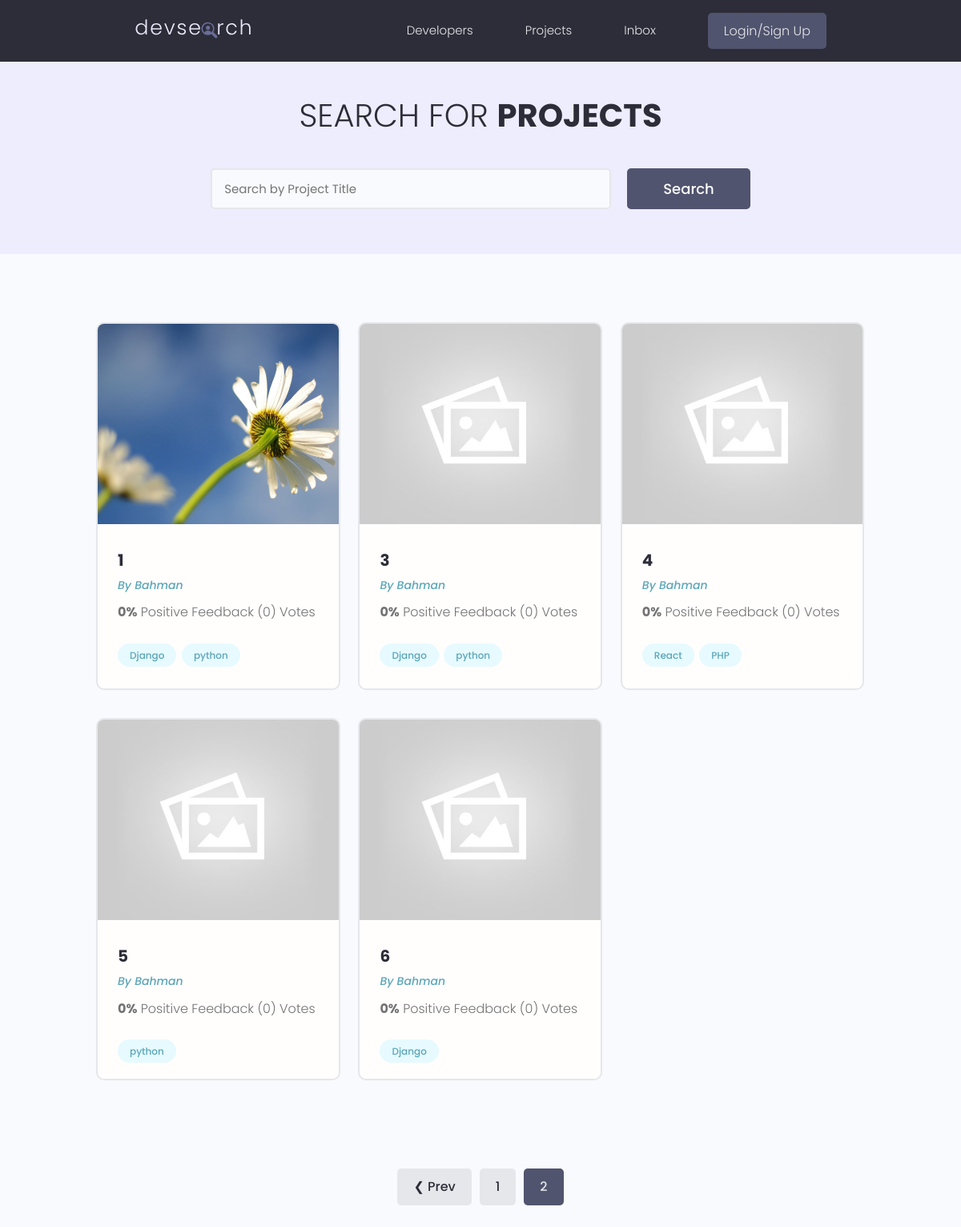
The page /projects/?page=2 on the database as committed earlier.
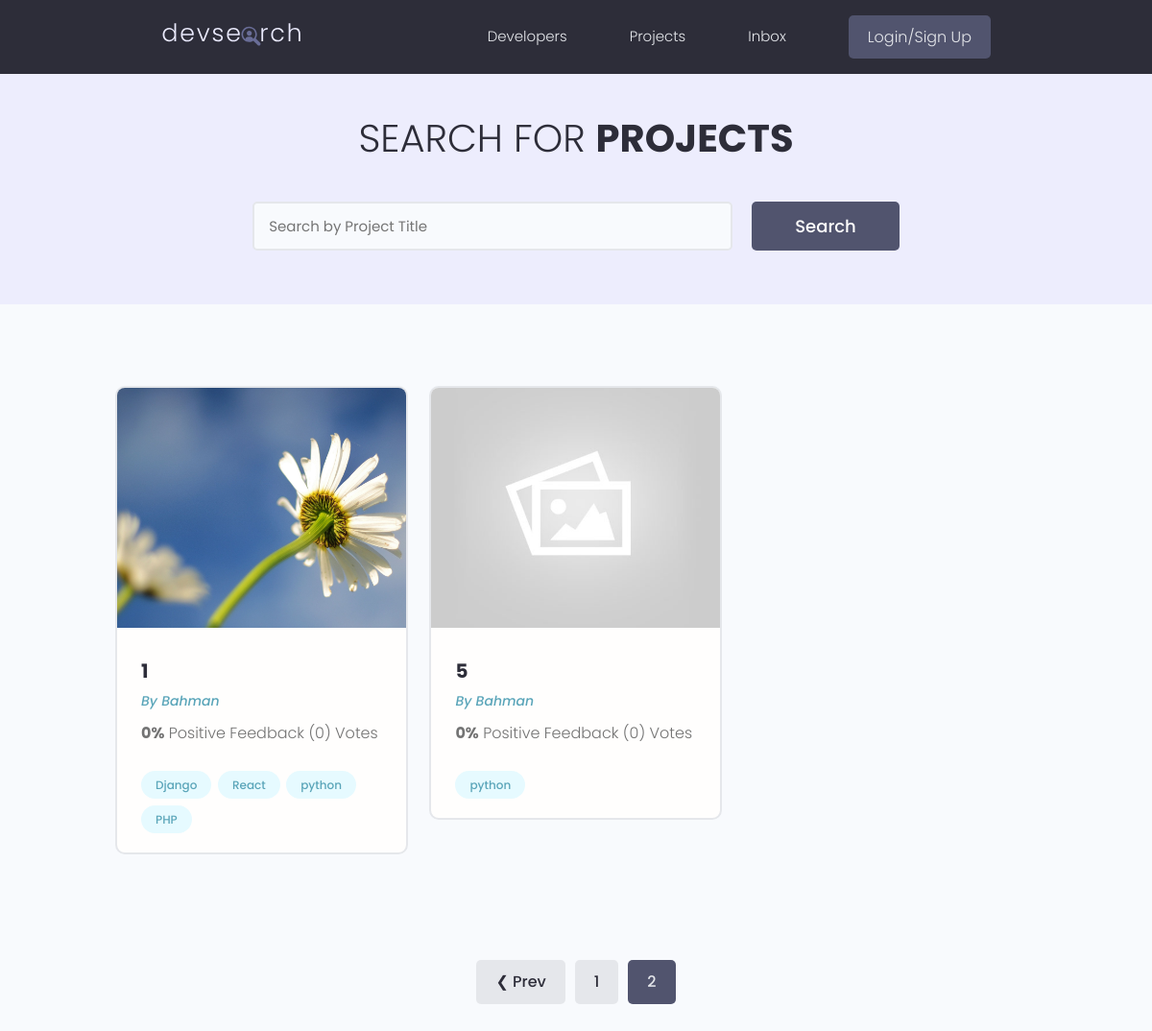
The same page on the database as committed later.
### dev_projects/models.py (models this page shows, shortened)
class Project(models.Model):
    owner = models.ForeignKey(Profile,null=True,blank=True,on_delete=models.SET_NULL,verbose_name='مالک پروژه')
    title = models.CharField(max_length=200,verbose_name='عنوان')
    description = models.TextField(null=True,blank=True,verbose_name='توضیحات')
    featured_image = models.ImageField(null=True,blank=True,default="default.jpg",verbose_name='تصویر')
    demo_link = models.CharField(max_length=2000, null=True,blank=True,verbose_name='دمولینک')
    source_link = models.CharField(max_length=2000, null=True,blank=True,verbose_name='آدرس لینک')
    id = models.UUIDField(default=uuid.uuid4,unique=True,primary_key=True,editable=False)
    created = models.DateTimeField(auto_now_add=True)
    tags = models.ManyToManyField('Tag',blank=True)
    vote_total = models.IntegerField(default=0 ,null=True ,blank=True)
    vote_ratio = models.IntegerField(default=0 ,null=True ,blank=True)
    class Meta:
        ordering = ['-vote_total','-vote_ratio','title']
        verbose_name ='پروژه'
        verbose_name_plural ='بخش پروژه'
    @property
    def imageURL(self):
        try:
            url = self.featured_image.url
        except:
            url = ''
        return url

class Tag(models.Model):
    name = models.CharField(max_length=200,verbose_name = 'نام تگ')
    created = models.DateTimeField(auto_now_add=True,verbose_name = 'زمان ایجاد')
    id = models.UUIDField(default=uuid.uuid4, unique=True, primary_key=True, editable=False)
    def __str__(self):
        return self.name
    class Meta:
        verbose_name = 'تگ'
        verbose_name_plural = ' بخش تگ ها'

### dev_users/models.py (models this page shows, shortened)
class Profile(models.Model):
    user = models.OneToOneField(User,on_delete=models.CASCADE,null=True,blank=True,verbose_name='یوزر')
    name = models.CharField(max_length=200,null=True,blank=True,verbose_name='نام')
    email = models.EmailField(max_length=500,null=True,blank=True,verbose_name='ایمیل')
    short_bio = models.CharField(max_length=200,null=True,blank=True,verbose_name='معرفی کوتاه')
    username = models.CharField(max_length=200,null=True,blank=True,verbose_name='نام کاربری ')
    bio = models.TextField(null=True,blank=True,verbose_name='بیوگرافی')
    location = models.CharField(max_length=200,null=True,blank=True,verbose_name='محل زندگی')
    profile_image = models.ImageField(null=True,blank=True,upload_to='profiles/',default="profiles/user-default.png",verbose_name='عکس پروفایل')
    social_github = models.CharField(max_length=200,null=True,blank=True,verbose_name='گیت هاب')
    social_twitter = models.CharField(max_length=200,null=True,blank=True,verbose_name='توئیتر')
    social_linkedin = models.CharField(max_length=200,null=True,blank=True,verbose_name='لینکدین')
    social_website = models.CharField(max_length=200,null=True,blank=True,verbose_name='وب سایت')
    created = models.DateTimeField(auto_now_add=True, verbose_name='تاریخ ایجاد')
    id = models.UUIDField(default=uuid.uuid4, unique=True, primary_key=True, editable=False)
    class Meta:
        verbose_name = 'یوزر'
        verbose_name_plural = 'پروفایل'
        ordering = ['created']

### dev_projects/views.py (the view)
# urls.py: path('projects/',include('dev_projects.urls')),
def projects(request):
    projects,search_query= projectSearch(request)
    custom_range,projects = paginatorProject(request,projects,6)
    context ={'projects':projects,'search_query':search_query,'custom_range':custom_range}
    return render(request,'projects/projects.html',context)

### dev_projects/utils.py (called while the page is built)
def paginatorProject(request,projects,results):
    page =request.GET.get('page')
    paginator = Paginator(projects,results)
    try:
        projects = paginator.page(page)
    except PageNotAnInteger:
        page = 1
        projects =paginator.page(page)
    except EmptyPage:
        page = paginator.num_pages
        projects = paginator.page(page)
    leftIndex =(int(page) - 1)
    if leftIndex < 1 :
        leftIndex = 1
    rightIndex =(int(page) + 2)
    if rightIndex > paginator.num_pages:
        rightIndex = paginator.num_pages + 1
    custom_range = range(leftIndex,rightIndex)
    return custom_range,projects

def projectSearch(request):
    search_query =''
    if request.GET.get('search_query'):
        search_query = request.GET.get('search_query')
    tags = Tag.objects.filter(name__icontains=search_query)
    projects = Project.objects.distinct().filter(
        Q(title__icontains=search_query)|
        Q(description__icontains=search_query)|
        Q(owner__name__icontains=search_query)|
        Q(tags__in=tags)
    )
    return projects,search_query

### dev_projects/templates/projects/projects.html (shortened to what this page needs)
{% extends 'Shared/main.html' %}
{% load static  %}
{% block content %}
  <main class="projects">
    <section class="hero-section text-center">
      <div class="container container--narrow">
        <div class="hero-section__box">
          <h2>Search for <span>Projects</span></h2>
        </div>
        <div class="hero-section__search">
          <form class="form" action="{% url 'projects' %}" method="get">
            <div class="form__field">
              <input class="input input--text" id="formInput#search" type="text" name="search_query"
                     value="{{ search_query }}"
                placeholder="Search by Project Title" />
            </div>
            <input class="btn btn--sub btn--lg" type="submit" value="Search" />
          </form>
        </div>
      </div>
    </section>
{% if projects %}
    <section class="projectsList">
      <div class="container">
        <div class="grid grid--three">
            {% for project in projects %}
          <div class="column">
            <div class="card project">
              <a href="{% url 'single-project' project.id %}" class="project">
                <img class="project__thumbnail" src="{{ project.imageURL }}" alt="project thumbnail" />
                <div class="card__body">
                  <h3 class="project__title">{{ project.title }}</h3>
                  <p><a class="project__author" href="{% url 'single-project' project.id %}">By {{ project.owner.name}}</a></p>
                  <p class="project--rating">
                    <span style="font-weight: bold;">{{ project.vote_ratio }}%</span> Positive
                    Feedback ({{ project.vote_total }}) Vote{{ project.vote_total|pluralize:"s" }}
                  </p>
                  <div class="project__tags">
                      {% for tag in project.tags.all %}
                    <span class="tag tag--pill tag--main">
                      <small>{{ tag }}</small>
                    </span>
                      {% endfor  %}
                  </div>
                </div>
              </a>
            </div>
          </div>
             {% endfor %}
        </div>
      </div>
    </section>
{% else %}
  <h3 class="devInfo__title">Sorry We Couldn't Find Any projects : {{ search_query }} 😵 </h3>
  {% endif %}
    {% include 'Shared/pagination.html' with queryset=projects custom_range=custom_range %}
  </main>
</body>
{% endblock %}

### templates/Shared/main.html (shortened to what this page needs)
<!DOCTYPE html>
{% load static %}
<html lang="en">
<head>
  <link rel="stylesheet" href="https://cdn.iconmonstr.com/1.3.0/css/iconmonstr-iconic-font.min.css" />
  <link rel="stylesheet" href="{% static 'uikit/styles/uikit.css' %}" />
  <link rel="stylesheet" href="{% static 'styles/app.css' %}" />
</head>
<body>
{% include 'Shared/navbar.html' %}
{% block content %}
{% endblock content %}
</body>
</html>

### templates/Shared/navbar.html (shortened to what this page needs)
{% load static %}
<header class="header">
    <div class="container container--narrow">
        <a href="{% url 'profiles' %}" class="header__logo">
            <img src="{% static 'images/logo.svg' %}" alt="DevSearch Logo"/>
        </a>
        <nav class="header__nav">
            <ul class="header__menu">
                <li class="header__menuItem"><a href="{% url 'profiles' %}">Developers</a></li>
                <li class="header__menuItem"><a href="{% url 'projects' %}">Projects</a></li>
                <li class="header__menuItem"><a href="{% url 'inbox' %}">Inbox</a></li>
                {% if request.user.is_authenticated %}
                    <li class="header__menuItem"><a href="{% url 'user_account' %}">Account</a></li>
                    <li class="header__menuItem"><a href="{% url 'logout_user' %}" class="btn btn--sub">logout</a></li>
                {% else %}
                    <li class="header__menuItem"><a href="{% url 'login_user' %}" class="btn btn--sub">Login/Sign Up</a>
                    </li>
                {% endif %}
            </ul>
        </nav>
    </div>
</header>

### templates/Shared/pagination.html (shortened to what this page needs)
{% if queryset.has_other_pages %}
<div class="pagination">
      <ul class="container">
      {% if queryset.has_previous %}
        <li><a href="?page={{ queryset.previous_page_number }}" class="btn btn--">&#10094; Prev</a></li>
      {% endif %}
        {% for page in custom_range %}
            {% if page == queryset.number %}
                 <li><a href="?page={{ page }}" class="btn btn--sub">{{ page }}</a></li>
            {% else %}
                 <li><a href="?page={{ page }}" class="btn">{{ page }}</a></li>
            {% endif %}
        {% endfor %}
      </ul>
    </div>
{% endif %}

### static/styles/app.css (style rules this page uses)
:root { --color-sub: #2d2d39; }
.btn--sub { background-color: var(--color-sub-light); }
.card { border: 2px solid var(--color-light); }
img { width: 100%; }
.header { position: sticky; z-index: 111; background-color: var(--color-sub); padding: 1.5rem 0; }
.header > .container { display: flex; justify-content: space-between; align-items: center; }
.header__logo > img { height: 3.8rem; }
.header__nav > ul { display: inline-flex; align-items: center; list-style: none; gap: 6.5rem; }
.header__menuItem > a { color: var(--color-light); font-weight: 300; }
.hero-section { height: 40vh; display: flex; align-items: center; background-color: var(--color-sub); }
.hero-section__box { margin-bottom: 4rem; }
.hero-section__box > h2, .hero-section__box > h2 > span { font-size: 4rem; color: var(--color-light); line-height: 1.3; text-transform: uppercase; }
.hero-section__box > h2 { font-weight: 300; }
.hero-section__box > h2 > span { font-weight: 700; }
.hero-section__search > .form { display: flex; align-items: center; justify-content: center; gap: 2rem; }
.hero-section__search > .form input.input--text { width: 50rem; }
.pagination { margin-top: 8rem; margin-bottom: 10rem; }
.pagination > ul { flex-wrap: wrap; list-style: none; display: flex; align-items: center; justify-content: center; gap: 1rem; }
.pagination .btn { color: var(--color-sub); }
.pagination .btn.btn--sub { color: var(--color-light); }
.project__author { font-size: 1.4rem; font-style: italic; }
.project--rating { margin-bottom: 1.6em; margin-top: .5em; }
.projects > .hero-section { background: var(--color-sub-lighter); height: 30vh; }
.projects .hero-section__box { margin-bottom: 2.5rem; }
.projects .hero-section__box > h2 { color: var(--color-sub); }
.projects .hero-section__box > h2 > span { font-weight: 700; color: var(--color-sub); }
.projectsList { margin-top: 8rem; }
.project__thumbnail { height: 25rem; object-fit: cover; object-position: top center; }
.project__title { font-size: 2rem; font-weight: 700; color: var(--color-sub); }

### static/uikit/styles/modules/_variables.css (style rules this page uses)
:root { --color-main: #5aa5b9; --color-main-light: #e6faff; --color-sub: #3f4156; --color-sub-light: #51546e; --color-sub-lighter: #ededfd; --color-text: #737373; --color-gray: #8b8b8b; --color-light: #e5e7eb; --color-light-gray: #767676; --color-bg: #f8fafd; --color-white: #fffefd; --color-white-light: #f3f3f3; --color-success: #359e64; --color-success-bg: #def8e8; --color-error: #fc4b0b; --color-error-bg: #fff2ee; --font-base: 'Poppins', arial, helvetica, 'Segoe UI', roboto, ubuntu, sans-serif; --font-monospace: 'Fira Code', 'Courier New', courier, monospace; --font-regular: 300; --font-medium: 500; --font-bold: 700; --generic-shadow: 1px 1px 5px #00000010; --generic-transition: all 0.3s ease-in-out; }

### static/uikit/styles/modules/_base.css (style rules this page uses)
* { margin: 0; padding: 0; box-sizing: border-box; text-rendering: optimizeLegibility; color: inherit; font-size: inherit; }
html { font-size: 50%; }
@media only screen and (min-width: 480px) { html { font-size: 56.25%; } }
@media only screen and (min-width: 1200px) { html { font-size: 62.5%; } }
body { line-height: 1.6; font-weight: 400; font-size: 1.5rem; color: var(--color-text); background-color: var(--color-bg); min-height: 100vh; }

### static/uikit/styles/modules/_typography.css (style rules this page uses)
* { font-family: var(--font-base); }
h2 { font-size: 3.6rem; font-weight: var(--font-bold); }
h3 { font-size: 3.2rem; font-weight: var(--font-medium); }
p, span, strong { font-size: 1.6rem; color: var(--color-text); font-weight: var(--font-regular); }
a { padding-bottom: 2px; text-decoration: none; display: inline-block; color: var(--color-main); font-weight: var(--font-medium); }

### static/uikit/styles/modules/_utilities.css (style rules this page uses)
.container { width: 92%; max-width: 165rem; margin: 0 auto; box-sizing: border-box; }
.container--narrow { width: 92%; max-width: 120rem; }
@media screen and (min-width: 1000px) { .container { width: 90%; } }
@media screen and (min-width: 1000px) { .container--narrow { width: 85%; } }
@media screen and (min-width: 1200px) { .container { width: 80%; } }
@media screen and (min-width: 1200px) { .container--narrow { width: 72%; } }
.text-center { text-align: center; }

### static/uikit/styles/modules/_card.css (style rules this page uses)
.card { border-radius: 1rem; background-color: var(--color-white); border: 1.5px solid var(--color-light); width: auto; height: auto; margin-top: 0.5rem; margin-bottom: 0.5rem; overflow: hidden; }
.card__body, .card__header { padding: 2rem 2.5rem; }

Rows that differ between the two databases and show on the page:
removed Project: imageURL (placeholder picture), title "3", owner.name "Bahman", vote_ratio "0", vote_total "0", Tag (name "Django"), Tag (name "python")
removed Project: imageURL (placeholder picture), title "4", owner.name "Bahman", vote_ratio "0", vote_total "0", Tag (name "React"), Tag (name "PHP")
removed Project: imageURL (placeholder picture), title "6", owner.name "Bahman", vote_ratio "0", vote_total "0", Tag (name "Django")
changed Project (number 1 of 2 on the later page): gains Tag (name "React"); gains Tag (name "PHP")
